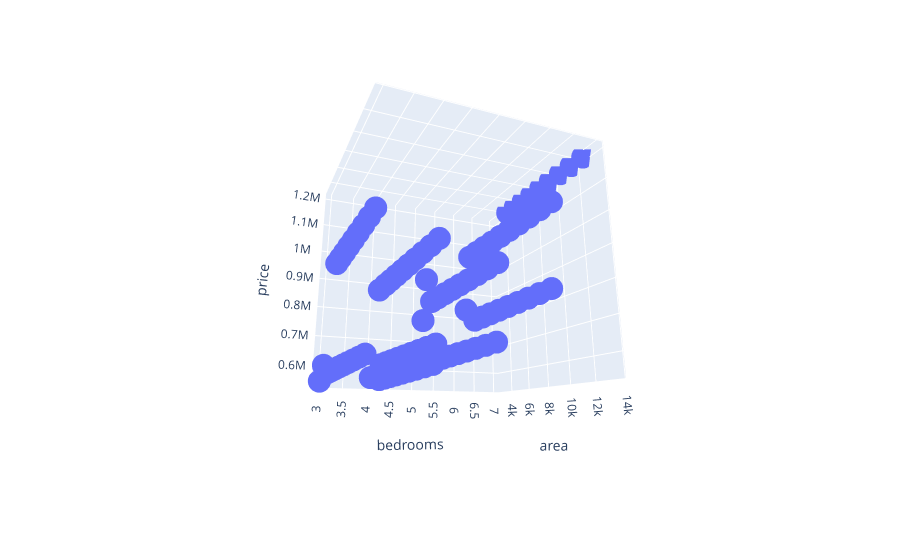

This figure's notebook cell:
### Code cell
fig = px.scatter_3d(df, x=df.area,y=df.bedrooms,z= df.price)
fig.show()
